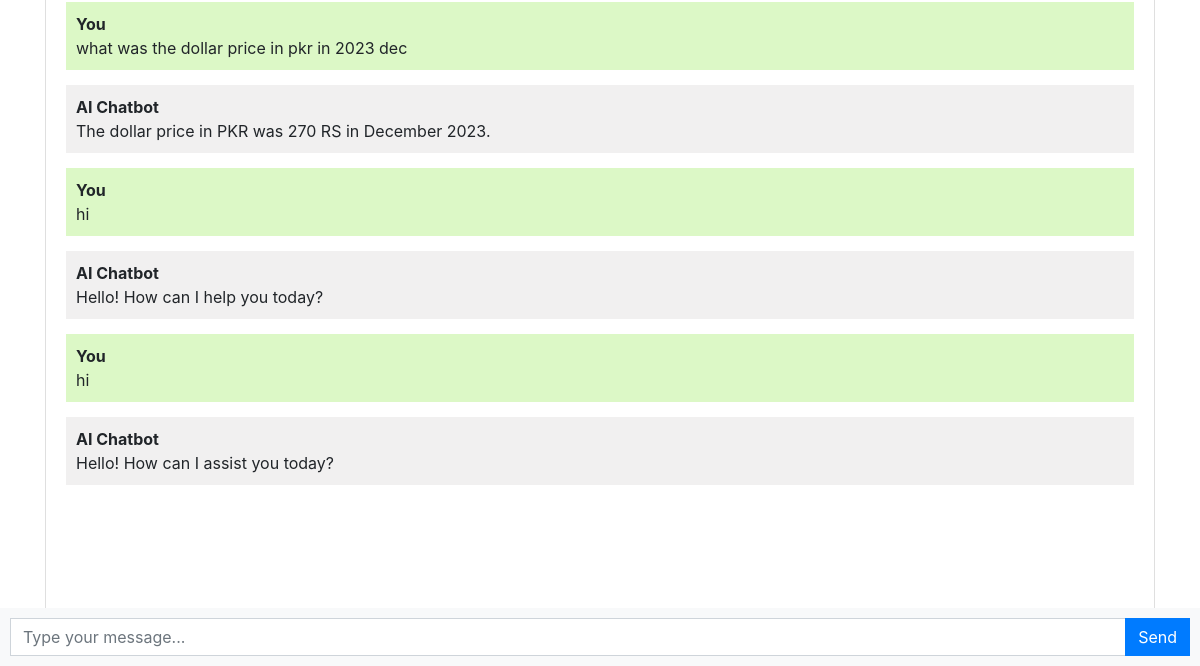
The app's page /chatbot (signed in, lower part), older data.
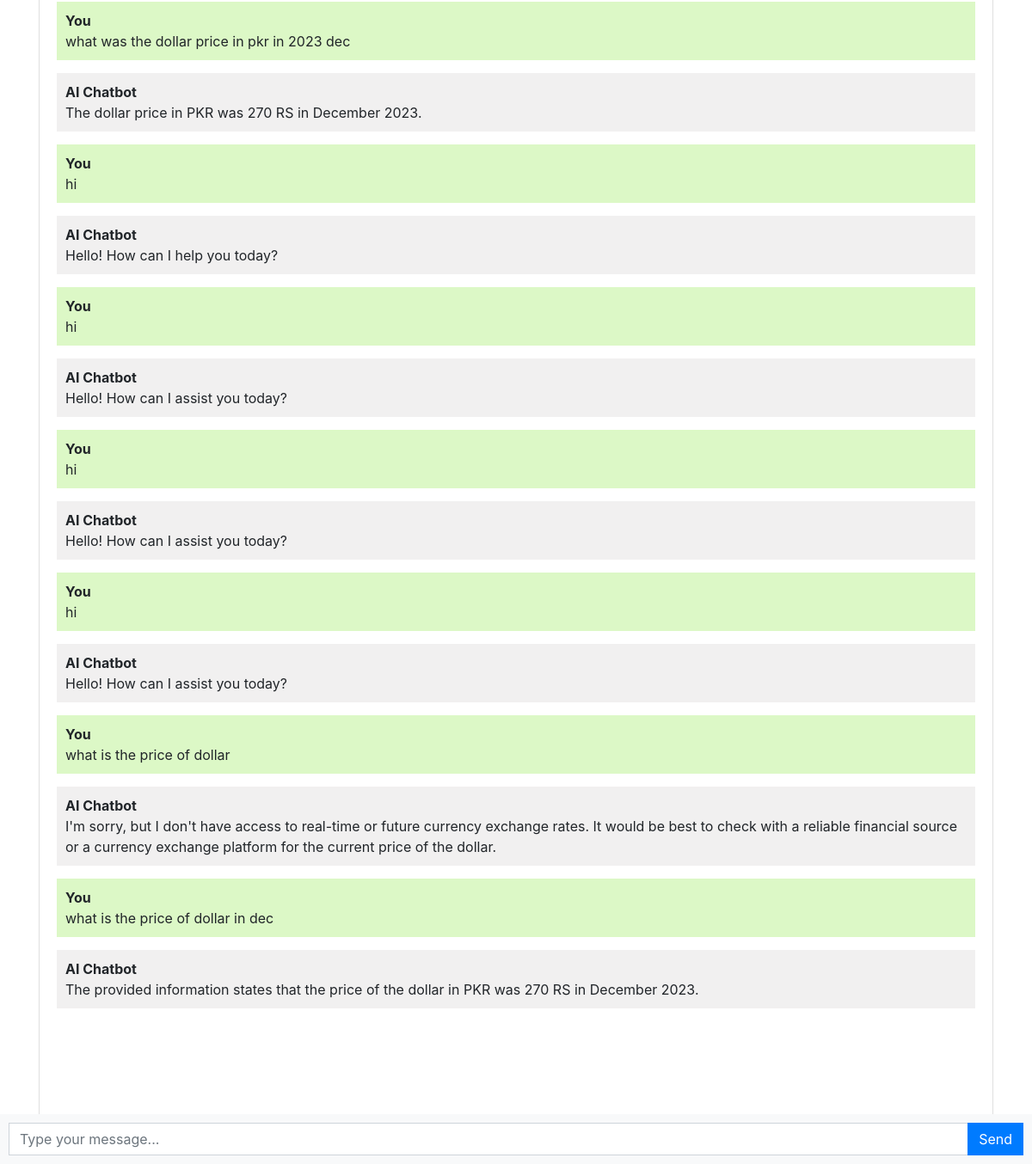
The same page, newer data.
### chatbot/models.py (models this page shows, shortened)
class Chat(models.Model):
    user = models.ForeignKey(User, on_delete=models.CASCADE)
    message = models.TextField()
    response = models.TextField()
    created_at = models.DateTimeField(auto_now_add=True)

### chatbot/views.py (the view)
# urls.py: path('chatbot', views.chatbot, name='chatbot'),
def chatbot(request):
    chats = Chat.objects.filter(user=request.user)
    if request.method == 'POST':
        message = request.POST.get('message')
        response = ask_openai(message)
        chat = Chat(user=request.user, message=message, response=response, created_at=timezone.now())
        chat.save()
        return JsonResponse({'message': message, 'response': response})
    return render(request, 'chatbot.html', {'chats': chats})

### templates/chatbot.html (shortened to what this page needs)
{% extends 'base.html' %}
{% block content %}
<div class="chat-container">
  <div class="card flex-grow-1">
    <div class="card-body messages-box">
      <ul class="list-unstyled messages-list">
        {% for chat in chats %}
        {% if chat.user == request.user %}
        <li class="message sent">
          <div class="message-text">
            <div class="message-sender">
              <b>You</b>
            </div>
            <div class="message-content">
              {{chat.message}}
            </div>
          </div>
        </li>
        <li class="message received">
          <div class="message-text">
            <div class="message-sender">
              <b>AI Chatbot</b>
            </div>
            <div class="message-content">
              {{chat.response}}
            </div>
          </div>
        </li>
        {% endif %}
        {% endfor %}
      </ul>
    </div>
    <br><br>
    <br><br>
    <br><br>
    <form class="message-form">
      <div class="input-group">
        <input type="text" class="form-control message-input" placeholder="Type your message...">
        <div class="input-group-append">
          <button type="submit" class="btn btn-primary btn-send">Send</button>
        </div>
      </div>
    </form>
  </div>
</div>
{% endblock %}

Row changes from the older to the newer data that the page shows:
added Chat: message "hi", response "Hello! How can I assist you today?"
added Chat: message "hi", response "Hello! How can I assist you today?"
added Chat: message "what is the price of dollar", response "I'm sorry, but I don't have access to real-time or future currency exchange rates. It would be best to check with a reliable financial source or a currency exchange platform for the current price of the dollar."
added Chat: message "what is the price of dollar in dec", response "The provided information states that the price of the dollar in PKR was 270 RS in December 2023."
